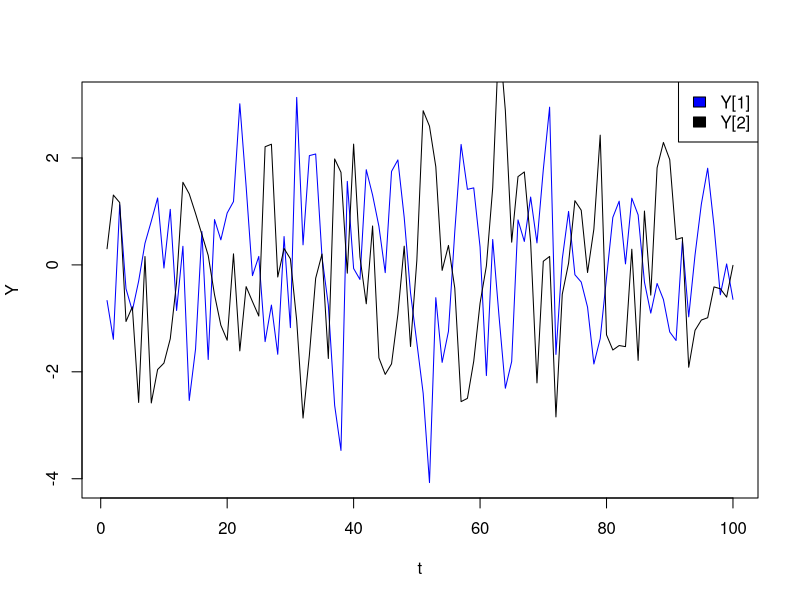

Recreate this plot in R.
# homework #2: problem 2.b

# n is size of time series
n <- 100

w <- .5

# z1(1),z1(2) ~ N(0,1)
z1 <- rnorm(2, mean=-0.85,sd=.05)
# z2(1),z2(2) ~ N(0,1)
z2 <- rnorm(2, mean=0.85,sd=.05)

# {e1[t]}
e1 <- rnorm(n, mean=0,sd=1)
# {e2[t]}
e2 <- rnorm(n, mean=0,sd=1)

# {Y1[t]} is the time series of interest
Y1 <- vector(length=n)

# {Y1[t]} is the time series of interest
Y2 <- vector(length=n)

for (t in 1:n)
{
    Y1[t] = z1[1]*cos(w*t) + z1[2]*sin(w*t) + e1[t]
}

for (t in 1:n)
{
    Y2[t] = z2[1]*cos(w*t) + z2[2]*sin(w*t) + e2[t]
}

pdf(file="plot2_b.pdf")
plot(Y1,type="l", xlab="t", ylab="Y",col="blue")
lines(Y2,col="black")
legend("topright",
c("Y[1]","Y[2]"),
fill=c("blue","black")
)
